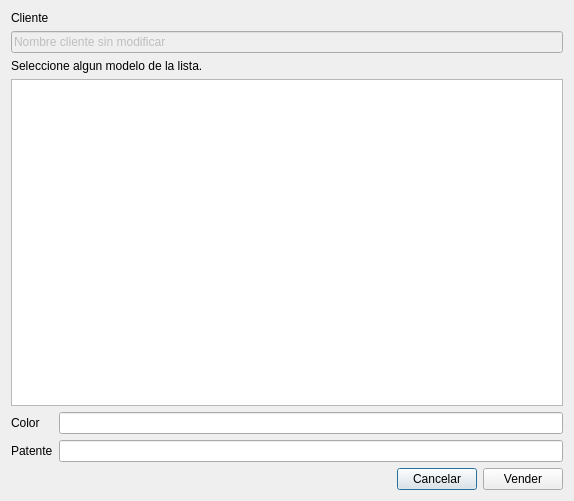
<?xml version="1.0" encoding="UTF-8"?>
<ui version="4.0">
 <class>dialog</class>
 <widget class="QDialog" name="dialog">
  <property name="geometry">
   <rect>
    <x>0</x>
    <y>0</y>
    <width>574</width>
    <height>501</height>
   </rect>
  </property>
  <property name="windowTitle">
   <string>Formulario venta</string>
  </property>
  <layout class="QGridLayout" name="gridLayout">
   <item row="11" column="1">
    <layout class="QHBoxLayout" name="horizontalLayout">
     <item>
      <spacer name="horizontalSpacer">
       <property name="orientation">
        <enum>Qt::Horizontal</enum>
       </property>
       <property name="sizeHint" stdset="0">
        <size>
         <width>40</width>
         <height>20</height>
        </size>
       </property>
      </spacer>
     </item>
     <item>
      <widget class="QPushButton" name="CancelarButton">
       <property name="text">
        <string>Cancelar</string>
       </property>
      </widget>
     </item>
     <item>
      <widget class="QPushButton" name="VenderButton">
       <property name="text">
        <string>Vender</string>
       </property>
      </widget>
     </item>
    </layout>
   </item>
   <item row="7" column="1">
    <widget class="QLineEdit" name="lineEdit"/>
   </item>
   <item row="8" column="1">
    <widget class="QLineEdit" name="lineEdit_2"/>
   </item>
   <item row="7" column="0">
    <widget class="QLabel" name="LabelColor">
     <property name="text">
      <string>Color</string>
     </property>
     <property name="textFormat">
      <enum>Qt::PlainText</enum>
     </property>
     <property name="margin">
      <number>9</number>
     </property>
    </widget>
   </item>
   <item row="8" column="0">
    <widget class="QLabel" name="label_4">
     <property name="text">
      <string>Patente</string>
     </property>
     <property name="margin">
      <number>9</number>
     </property>
    </widget>
   </item>
   <item row="3" column="0" colspan="2">
    <widget class="QTableView" name="tableView">
     <property name="minimumSize">
      <size>
       <width>550</width>
       <height>280</height>
      </size>
     </property>
    </widget>
   </item>
   <item row="0" column="0" colspan="2">
    <widget class="QLabel" name="label">
     <property name="text">
      <string>Cliente</string>
     </property>
    </widget>
   </item>
   <item row="1" column="0" colspan="2">
    <widget class="QLineEdit" name="nom_cliente">
     <property name="enabled">
      <bool>false</bool>
     </property>
     <property name="text">
      <string>Nombre cliente sin modificar</string>
     </property>
    </widget>
   </item>
   <item row="2" column="0" colspan="2">
    <widget class="QLabel" name="label_2">
     <property name="text">
      <string>Seleccione algun modelo de la lista.</string>
     </property>
    </widget>
   </item>
  </layout>
 </widget>
 <resources/>
 <connections/>
</ui>
